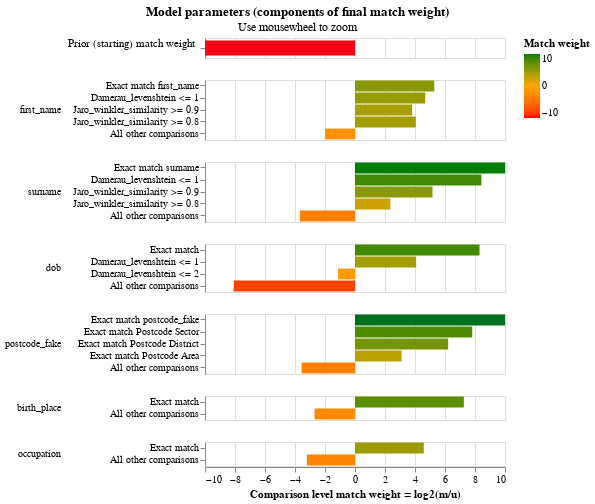

Source (notebook cell):
### Markdown cell above
The final match weights can be viewed in the match weights chart:

### Code cell
linker.match_weights_chart()

### Figure 1 — Vega-Lite specification as saved in the notebook (floating-point values rounded to 4 significant figures)
{"$schema": "https://vega.github.io/schema/vega-lite/v5.9.3.json", "config": {"header": {"title": null}, "mark": {"tooltip": null}, "title": {"anchor": "middle"}, "view": {"continuousHeight": 300, "continuousWidth": 300, "discreteHeight": 60, "discreteWidth": 400}}, "data": {"name": "data-0bad0b4f890972fc2e07be5bc0732c70"}, "datasets": {"data-0bad0b4f890972fc2e07be5bc0732c70": [{"bayes_factor": 0.0001358, "bayes_factor_description": "The probability that two random records drawn at random match is 0.000 or one in  7,362.3 records.This is equivalent to a starting match weight of -12.846.", "comparison_name": "probability_two_random_records_match", "comparison_sort_order": -1, "comparison_vector_value": 0, "has_tf_adjustments": false, "is_null_level": false, "label_for_charts": "", "log2_bayes_factor": -12.85, "m_probability": null, "m_probability_description": null, "max_comparison_vector_value": 0, "probability_two_random_records_match": 0.0001358, "sql_condition": null, "tf_adjustment_column": null, "tf_adjustment_weight": null, "u_probability": null, "u_probability_description": null}, {"bayes_factor": 39.02, "bayes_factor_description": "If comparison level is `exact match first_name` then comparison is 39.02 times more likely to be a match", "comparison_name": "first_name", "comparison_sort_order": 0, "comparison_vector_value": 4, "has_tf_adjustments": true, "is_null_level": false, "label_for_charts": "Exact match first_name", "log2_bayes_factor": 5.286, "m_probability": 0.5447, "m_probability_description": "Amongst matching record comparisons, 54.47% of records are in the exact match first_name comparison level", "max_comparison_vector_value": 4, "probability_two_random_records_match": 0.0001358, "sql_condition": "\"first_name_l\" = \"first_name_r\"", "tf_adjustment_column": "first_name", "tf_adjustment_weight": 1, "u_probability": 0.01396, "u_probability_description": "Amongst non-matching record comparisons, 1.40% of records are in the exact match first_name comparison level"}, {"bayes_factor": 25.68, "bayes_factor_description": "If comparison level is `damerau_levenshtein <= 1` then comparison is 25.68 times more likely to be a match", "comparison_name": "first_name", "comparison_sort_order": 0, "comparison_vector_value": 3, "has_tf_adjustments": false, "is_null_level": false, "label_for_charts": "Damerau_levenshtein <= 1", "log2_bayes_factor": 4.683, "m_probability": 0.08576, "m_probability_description": "Amongst matching record comparisons, 8.58% of records are in the damerau_levenshtein <= 1 comparison level", "max_comparison_vector_value": 4, "probability_two_random_records_match": 0.0001358, "sql_condition": "damerau_levenshtein(\"first_name_l\", \"first_name_r\") <= 1", "tf_adjustment_column": null, "tf_adjustment_weight": 1, "u_probability": 0.00334, "u_probability_description": "Amongst non-matching record comparisons, 0.33% of records are in the damerau_levenshtein <= 1 comparison level"}, {"bayes_factor": 14.05, "bayes_factor_description": "If comparison level is `jaro_winkler_similarity >= 0.9` then comparison is 14.05 times more likely to be a match", "comparison_name": "first_name", "comparison_sort_order": 0, "comparison_vector_value": 2, "has_tf_adjustments": false, "is_null_level": false, "label_for_charts": "Jaro_winkler_similarity >= 0.9", "log2_bayes_factor": 3.812, "m_probability": 0.03679, "m_probability_description": "Amongst matching record comparisons, 3.68% of records are in the jaro_winkler_similarity >= 0.9 comparison level", "max_comparison_vector_value": 4, "probability_two_random_records_match": 0.0001358, "sql_condition": "jaro_winkler_similarity(\"first_name_l\", \"first_name_r\") >= 0.9", "tf_adjustment_column": null, "tf_adjustment_weight": 1, "u_probability": 0.002619, "u_probability_description": "Amongst non-matching record comparisons, 0.26% of records are in the jaro_winkler_similarity >= 0.9 comparison level"}, {"bayes_factor": 16.59, "bayes_factor_description": "If comparison level is `jaro_winkler_similarity >= 0.8` then comparison is 16.59 times more likely to be a match", "comparison_name": "first_name", "comparison_sort_order": 0, "comparison_vector_value": 1, "has_tf_adjustments": false, "is_null_level": false, "label_for_charts": "Jaro_winkler_similarity >= 0.8", "log2_bayes_factor": 4.052, "m_probability": 0.08941, "m_probability_description": "Amongst matching record comparisons, 8.94% of records are in the jaro_winkler_similarity >= 0.8 comparison level", "max_comparison_vector_value": 4, "probability_two_random_records_match": 0.0001358, "sql_condition": "jaro_winkler_similarity(\"first_name_l\", \"first_name_r\") >= 0.8", "tf_adjustment_column": null, "tf_adjustment_weight": 1, "u_probability": 0.005391, "u_probability_description": "Amongst non-matching record comparisons, 0.54% of records are in the jaro_winkler_similarity >= 0.8 comparison level"}, {"bayes_factor": 0.2497, "bayes_factor_description": "If comparison level is `all other comparisons` then comparison is  4.00 times less likely to be a match", "comparison_name": "first_name", "comparison_sort_order": 0, "comparison_vector_value": 0, "has_tf_adjustments": false, "is_null_level": false, "label_for_charts": "All other comparisons", "log2_bayes_factor": -2.002, "m_probability": 0.2434, "m_probability_description": "Amongst matching record comparisons, 24.34% of records are in the all other comparisons comparison level", "max_comparison_vector_value": 4, "probability_two_random_records_match": 0.0001358, "sql_condition": "ELSE", "tf_adjustment_column": null, "tf_adjustment_weight": 1, "u_probability": 0.9747, "u_probability_description": "Amongst non-matching record comparisons, 97.47% of records are in the all other comparisons comparison level"}, {"bayes_factor": 1195.0, "bayes_factor_description": "If comparison level is `exact match surname` then comparison is 1,195.08 times more likely to be a match", "comparison_name": "surname", "comparison_sort_order": 1, "comparison_vector_value": 4, "has_tf_adjustments": true, "is_null_level": false, "label_for_charts": "Exact match surname", "log2_bayes_factor": 10.22, "m_probability": 0.7708, "m_probability_description": "Amongst matching record comparisons, 77.08% of records are in the exact match surname comparison level", "max_comparison_vector_value": 4, "probability_two_random_records_match": 0.0001358, "sql_condition": "\"surname_l\" = \"surname_r\"", "tf_adjustment_column": "surname", "tf_adjustment_weight": 1, "u_probability": 0.000645, "u_probability_description": "Amongst non-matching record comparisons, 0.06% of records are in the exact match surname comparison level"}, {"bayes_factor": 343.8, "bayes_factor_description": "If comparison level is `damerau_levenshtein <= 1` then comparison is 343.76 times more likely to be a match", "comparison_name": "surname", "comparison_sort_order": 1, "comparison_vector_value": 3, "has_tf_adjustments": false, "is_null_level": false, "label_for_charts": "Damerau_levenshtein <= 1", "log2_bayes_factor": 8.425, "m_probability": 0.1265, "m_probability_description": "Amongst matching record comparisons, 12.65% of records are in the damerau_levenshtein <= 1 comparison level", "max_comparison_vector_value": 4, "probability_two_random_records_match": 0.0001358, "sql_condition": "damerau_levenshtein(\"surname_l\", \"surname_r\") <= 1", "tf_adjustment_column": null, "tf_adjustment_weight": 1, "u_probability": 0.0003679, "u_probability_description": "Amongst non-matching record comparisons, 0.04% of records are in the damerau_levenshtein <= 1 comparison level"}, {"bayes_factor": 35.93, "bayes_factor_description": "If comparison level is `jaro_winkler_similarity >= 0.9` then comparison is 35.93 times more likely to be a match", "comparison_name": "surname", "comparison_sort_order": 1, "comparison_vector_value": 2, "has_tf_adjustments": false, "is_null_level": false, "label_for_charts": "Jaro_winkler_similarity >= 0.9", "log2_bayes_factor": 5.167, "m_probability": 0.01047, "m_probability_description": "Amongst matching record comparisons, 1.05% of records are in the jaro_winkler_similarity >= 0.9 comparison level", "max_comparison_vector_value": 4, "probability_two_random_records_match": 0.0001358, "sql_condition": "jaro_winkler_similarity(\"surname_l\", \"surname_r\") >= 0.9", "tf_adjustment_column": null, "tf_adjustment_weight": 1, "u_probability": 0.0002915, "u_probability_description": "Amongst non-matching record comparisons, 0.03% of records are in the jaro_winkler_similarity >= 0.9 comparison level"}, {"bayes_factor": 5.13, "bayes_factor_description": "If comparison level is `jaro_winkler_similarity >= 0.8` then comparison is 5.13 times more likely to be a match", "comparison_name": "surname", "comparison_sort_order": 1, "comparison_vector_value": 1, "has_tf_adjustments": false, "is_null_level": false, "label_for_charts": "Jaro_winkler_similarity >= 0.8", "log2_bayes_factor": 2.359, "m_probability": 0.01442, "m_probability_description": "Amongst matching record comparisons, 1.44% of records are in the jaro_winkler_similarity >= 0.8 comparison level", "max_comparison_vector_value": 4, "probability_two_random_records_match": 0.0001358, "sql_condition": "jaro_winkler_similarity(\"surname_l\", \"surname_r\") >= 0.8", "tf_adjustment_column": null, "tf_adjustment_weight": 1, "u_probability": 0.002811, "u_probability_description": "Amongst non-matching record comparisons, 0.28% of records are in the jaro_winkler_similarity >= 0.8 comparison level"}, {"bayes_factor": 0.07818, "bayes_factor_description": "If comparison level is `all other comparisons` then comparison is  12.79 times less likely to be a match", "comparison_name": "surname", "comparison_sort_order": 1, "comparison_vector_value": 0, "has_tf_adjustments": false, "is_null_level": false, "label_for_charts": "All other comparisons", "log2_bayes_factor": -3.677, "m_probability": 0.07785, "m_probability_description": "Amongst matching record comparisons, 7.79% of records are in the all other comparisons comparison level", "max_comparison_vector_value": 4, "probability_two_random_records_match": 0.0001358, "sql_condition": "ELSE", "tf_adjustment_column": null, "tf_adjustment_weight": 1, "u_probability": 0.9959, "u_probability_description": "Amongst non-matching record comparisons, 99.59% of records are in the all other comparisons comparison level"}, {"bayes_factor": 315.4, "bayes_factor_description": "If comparison level is `exact match` then comparison is 315.44 times more likely to be a match", "comparison_name": "dob", "comparison_sort_order": 2, "comparison_vector_value": 3, "has_tf_adjustments": true, "is_null_level": false, "label_for_charts": "Exact match", "log2_bayes_factor": 8.301, "m_probability": 0.6173, "m_probability_description": "Amongst matching record comparisons, 61.73% of records are in the exact match comparison level", "max_comparison_vector_value": 3, "probability_two_random_records_match": 0.0001358, "sql_condition": "\"dob_l\" = \"dob_r\"", "tf_adjustment_column": "dob", "tf_adjustment_weight": 1, "u_probability": 0.001957, "u_probability_description": "Amongst non-matching record comparisons, 0.20% of records are in the exact match comparison level"}, {"bayes_factor": 16.89, "bayes_factor_description": "If comparison level is `damerau_levenshtein <= 1` then comparison is 16.89 times more likely to be a match", "comparison_name": "dob", "comparison_sort_order": 2, "comparison_vector_value": 2, "has_tf_adjustments": false, "is_null_level": false, "label_for_charts": "Damerau_levenshtein <= 1", "log2_bayes_factor": 4.078, "m_probability": 0.3427, "m_probability_description": "Amongst matching record comparisons, 34.27% of records are in the damerau_levenshtein <= 1 comparison level", "max_comparison_vector_value": 3, "probability_two_random_records_match": 0.0001358, "sql_condition": "damerau_levenshtein(\"dob_l\", \"dob_r\") <= 1", "tf_adjustment_column": null, "tf_adjustment_weight": 1, "u_probability": 0.02029, "u_probability_description": "Amongst non-matching record comparisons, 2.03% of records are in the damerau_levenshtein <= 1 comparison level"}, {"bayes_factor": 0.4569, "bayes_factor_description": "If comparison level is `damerau_levenshtein <= 2` then comparison is  2.19 times less likely to be a match", "comparison_name": "dob", "comparison_sort_order": 2, "comparison_vector_value": 1, "has_tf_adjustments": false, "is_null_level": false, "label_for_charts": "Damerau_levenshtein <= 2", "log2_bayes_factor": -1.13, "m_probability": 0.03664, "m_probability_description": "Amongst matching record comparisons, 3.66% of records are in the damerau_levenshtein <= 2 comparison level", "max_comparison_vector_value": 3, "probability_two_random_records_match": 0.0001358, "sql_condition": "damerau_levenshtein(\"dob_l\", \"dob_r\") <= 2", "tf_adjustment_column": null, "tf_adjustment_weight": 1, "u_probability": 0.08019, "u_probability_description": "Amongst non-matching record comparisons, 8.02% of records are in the damerau_levenshtein <= 2 comparison level"}, {"bayes_factor": 0.003683, "bayes_factor_description": "If comparison level is `all other comparisons` then comparison is  271.54 times less likely to be a match", "comparison_name": "dob", "comparison_sort_order": 2, "comparison_vector_value": 0, "has_tf_adjustments": false, "is_null_level": false, "label_for_charts": "All other comparisons", "log2_bayes_factor": -8.085, "m_probability": 0.003305, "m_probability_description": "Amongst matching record comparisons, 0.33% of records are in the all other comparisons comparison level", "max_comparison_vector_value": 3, "probability_two_random_records_match": 0.0001358, "sql_condition": "ELSE", "tf_adjustment_column": null, "tf_adjustment_weight": 1, "u_probability": 0.8976, "u_probability_description": "Amongst non-matching record comparisons, 89.76% of records are in the all other comparisons comparison level"}, {"bayes_factor": 4469.0, "bayes_factor_description": "If comparison level is `exact match postcode_fake` then comparison is 4,468.68 times more likely to be a match", "comparison_name": "postcode_fake", "comparison_sort_order": 3, "comparison_vector_value": 4, "has_tf_adjustments": false, "is_null_level": false, "label_for_charts": "Exact match postcode_fake", "log2_bayes_factor": 12.13, "m_probability": 0.6809, "m_probability_description": "Amongst matching record comparisons, 68.09% of records are in the exact match postcode_fake comparison level", "max_comparison_vector_value": 4, "probability_two_random_records_match": 0.0001358, "sql_condition": "lower(\"postcode_fake_l\") = lower(\"postcode_fake_r\")", "tf_adjustment_column": null, "tf_adjustment_weight": 1, "u_probability": 0.0001524, "u_probability_description": "Amongst non-matching record comparisons, 0.02% of records are in the exact match postcode_fake comparison level"}, {"bayes_factor": 225.0, "bayes_factor_description": "If comparison level is `exact match postcode sector` then comparison is 224.99 times more likely to be a match", "comparison_name": "postcode_fake", "comparison_sort_order": 3, "comparison_vector_value": 3, "has_tf_adjustments": false, "is_null_level": false, "label_for_charts": "Exact match Postcode Sector", "log2_bayes_factor": 7.814, "m_probability": 0.0948, "m_probability_description": "Amongst matching record comparisons, 9.48% of records are in the exact match postcode sector comparison level", "max_comparison_vector_value": 4, "probability_two_random_records_match": 0.0001358, "sql_condition": "\n        regexp_extract(lower(\"postcode_fake_l\"), '^[A-Za-z]{1,2}[0-9][A-Za-z0-9]? [0-9]')\n     = \n        regexp_extract(lower(\"postcode_fake_r\"), '^[A-Za-z]{1,2}[0-9][A-Za-z0-9]? [0-9]')\n    ", "tf_adjustment_column": null, "tf_adjustment_weight": 1, "u_probability": 0.0004214, "u_probability_description": "Amongst non-matching record comparisons, 0.04% of records are in the exact match postcode sector comparison level"}, {"bayes_factor": 74.04, "bayes_factor_description": "If comparison level is `exact match postcode district` then comparison is 74.04 times more likely to be a match", "comparison_name": "postcode_fake", "comparison_sort_order": 3, "comparison_vector_value": 2, "has_tf_adjustments": false, "is_null_level": false, "label_for_charts": "Exact match Postcode District", "log2_bayes_factor": 6.21, "m_probability": 0.0424, "m_probability_description": "Amongst matching record comparisons, 4.24% of records are in the exact match postcode district comparison level", "max_comparison_vector_value": 4, "probability_two_random_records_match": 0.0001358, "sql_condition": "\n        regexp_extract(lower(\"postcode_fake_l\"), '^[A-Za-z]{1,2}[0-9][A-Za-z0-9]?')\n     = \n        regexp_extract(lower(\"postcode_fake_r\"), '^[A-Za-z]{1,2}[0-9][A-Za-z0-9]?')\n    ", "tf_adjustment_column": null, "tf_adjustment_weight": 1, "u_probability": 0.0005727, "u_probability_description": "Amongst non-matching record comparisons, 0.06% of records are in the exact match postcode district comparison level"}, {"bayes_factor": 8.607, "bayes_factor_description": "If comparison level is `exact match postcode area` then comparison is 8.61 times more likely to be a match", "comparison_name": "postcode_fake", "comparison_sort_order": 3, "comparison_vector_value": 1, "has_tf_adjustments": false, "is_null_level": false, "label_for_charts": "Exact match Postcode Area", "log2_bayes_factor": 3.106, "m_probability": 0.09803, "m_probability_description": "Amongst matching record comparisons, 9.80% of records are in the exact match postcode area comparison level", "max_comparison_vector_value": 4, "probability_two_random_records_match": 0.0001358, "sql_condition": "\n        regexp_extract(lower(\"postcode_fake_l\"), '^[A-Za-z]{1,2}')\n     = \n        regexp_extract(lower(\"postcode_fake_r\"), '^[A-Za-z]{1,2}')\n    ", "tf_adjustment_column": null, "tf_adjustment_weight": 1, "u_probability": 0.01139, "u_probability_description": "Amongst non-matching record comparisons, 1.14% of records are in the exact match postcode area comparison level"}, {"bayes_factor": 0.08493, "bayes_factor_description": "If comparison level is `all other comparisons` then comparison is  11.77 times less likely to be a match", "comparison_name": "postcode_fake", "comparison_sort_order": 3, "comparison_vector_value": 0, "has_tf_adjustments": false, "is_null_level": false, "label_for_charts": "All other comparisons", "log2_bayes_factor": -3.558, "m_probability": 0.08386, "m_probability_description": "Amongst matching record comparisons, 8.39% of records are in the all other comparisons comparison level", "max_comparison_vector_value": 4, "probability_two_random_records_match": 0.0001358, "sql_condition": "ELSE", "tf_adjustment_column": null, "tf_adjustment_weight": 1, "u_probability": 0.9875, "u_probability_description": "Amongst non-matching record comparisons, 98.75% of records are in the all other comparisons comparison level"}, {"bayes_factor": 152.9, "bayes_factor_description": "If comparison level is `exact match` then comparison is 152.93 times more likely to be a match", "comparison_name": "birth_place", "comparison_sort_order": 4, "comparison_vector_value": 1, "has_tf_adjustments": true, "is_null_level": false, "label_for_charts": "Exact match", "log2_bayes_factor": 7.257, "m_probability": 0.8465, "m_probability_description": "Amongst matching record comparisons, 84.65% of records are in the exact match comparison level", "max_comparison_vector_value": 1, "probability_two_random_records_match": 0.0001358, "sql_condition": "\"birth_place_l\" = \"birth_place_r\"", "tf_adjustment_column": "birth_place", "tf_adjustment_weight": 1, "u_probability": 0.005535, "u_probability_description": "Amongst non-matching record comparisons, 0.55% of records are in the exact match comparison level"}, {"bayes_factor": 0.1543, "bayes_factor_description": "If comparison level is `all other comparisons` then comparison is  6.48 times less likely to be a match", "comparison_name": "birth_place", "comparison_sort_order": 4, "comparison_vector_value": 0, "has_tf_adjustments": false, "is_null_level": false, "label_for_charts": "All other comparisons", "log2_bayes_factor": -2.696, "m_probability": 0.1535, "m_probability_description": "Amongst matching record comparisons, 15.35% of records are in the all other comparisons comparison level", "max_comparison_vector_value": 1, "probability_two_random_records_match": 0.0001358, "sql_condition": "ELSE", "tf_adjustment_column": null, "tf_adjustment_weight": 1, "u_probability": 0.9945, "u_probability_description": "Amongst non-matching record comparisons, 99.45% of records are in the all other comparisons comparison level"}, {"bayes_factor": 24.03, "bayes_factor_description": "If comparison level is `exact match` then comparison is 24.03 times more likely to be a match", "comparison_name": "occupation", "comparison_sort_order": 5, "comparison_vector_value": 1, "has_tf_adjustments": true, "is_null_level": false, "label_for_charts": "Exact match", "log2_bayes_factor": 4.587, "m_probability": 0.8956, "m_probability_description": "Amongst matching record comparisons, 89.56% of records are in the exact match comparison level", "max_comparison_vector_value": 1, "probability_two_random_records_match": 0.0001358, "sql_condition": "\"occupation_l\" = \"occupation_r\"", "tf_adjustment_column": "occupation", "tf_adjustment_weight": 1, "u_probability": 0.03728, "u_probability_description": "Amongst non-matching record comparisons, 3.73% of records are in the exact match comparison level"}, {"bayes_factor": 0.1084, "bayes_factor_description": "If comparison level is `all other comparisons` then comparison is  9.23 times less likely to be a match", "comparison_name": "occupation", "comparison_sort_order": 5, "comparison_vector_value": 0, "has_tf_adjustments": false, "is_null_level": false, "label_for_charts": "All other comparisons", "log2_bayes_factor": -3.206, "m_probability": 0.1044, "m_probability_description": "Amongst matching record comparisons, 10.44% of records are in the all other comparisons comparison level", "max_comparison_vector_value": 1, "probability_two_random_records_match": 0.0001358, "sql_condition": "ELSE", "tf_adjustment_column": null, "tf_adjustment_weight": 1, "u_probability": 0.9627, "u_probability_description": "Amongst non-matching record comparisons, 96.27% of records are in the all other comparisons comparison level"}]}, "params": [{"bind": "scales", "name": "mouse_zoom", "select": {"encodings": ["x"], "type": "interval"}, "views": []}], "resolve": {"axis": {"y": "independent"}, "scale": {"y": "independent"}}, "title": {"subtitle": "Use mousewheel to zoom", "text": "Model parameters (components of final match weight)"}, "vconcat": [{"encoding": {"color": {"field": "log2_bayes_factor", "scale": {"domain": [-10, 0, 10], "range": ["red", "orange", "green"]}, "title": "Match weight", "type": "quantitative"}, "tooltip": [{"field": "comparison_name", "title": "Comparison name", "type": "nominal"}, {"field": "probability_two_random_records_match", "format": ".4f", "title": "Probability two random records match", "type": "nominal"}, {"field": "log2_bayes_factor", "format": ",.4f", "title": "Equivalent match weight", "type": "quantitative"}, {"field": "bayes_factor_description", "title": "Match weight description", "type": "nominal"}], "x": {"axis": {"domain": false, "labels": false, "ticks": false, "title": ""}, "field": "log2_bayes_factor", "scale": {"domain": [-10, 10]}, "type": "quantitative"}, "y": {"axis": {"title": "Prior (starting) match weight", "titleAlign": "right", "titleAngle": 0, "titleFontWeight": "normal"}, "field": "label_for_charts", "sort": {"field": "comparison_vector_value", "order": "descending"}, "type": "nominal"}}, "height": 20, "mark": {"clip": true, "height": 15, "type": "bar"}, "transform": [{"filter": "(datum.comparison_name == 'probability_two_random_records_match')"}]}, {"encoding": {"color": {"field": "log2_bayes_factor", "scale": {"domain": [-10, 0, 10], "range": ["red", "orange", "green"]}, "title": "Match weight", "type": "quantitative"}, "row": {"field": "comparison_name", "header": {"labelAlign": "left", "labelAnchor": "middle", "labelAngle": 0}, "sort": {"field": "comparison_sort_order"}, "type": "nominal"}, "tooltip": [{"field": "comparison_name", "title": "Comparison name", "type": "nominal"}, {"field": "label_for_charts", "title": "Label", "type": "ordinal"}, {"field": "sql_condition", "title": "SQL condition", "type": "nominal"}, {"field": "m_probability", "format": ".4f", "title": "M probability", "type": "quantitative"}, {"field": "u_probability", "format": ".4f", "title": "U probability", "type": "quantitative"}, {"field": "bayes_factor", "format": ",.4f", "title": "Bayes factor = m/u", "type": "quantitative"}, {"field": "log2_bayes_factor", "format": ",.4f", "title": "Match weight = log2(m/u)", "type": "quantitative"}, {"field": "bayes_factor_description", "title": "Match weight description", "type": "nominal"}], "x": {"axis": {"title": "Comparison level match weight = log2(m/u)"}, "field": "log2_bayes_factor", "scale": {"domain": [-10, 10]}, "type": "quantitative"}, "y": {"axis": {"title": null}, "field": "label_for_charts", "sort": {"field": "comparison_vector_value", "order": "descending"}, "type": "nominal"}}, "height": {"step": 12}, "mark": {"clip": true, "type": "bar"}, "resolve": {"axis": {"y": "independent"}, "scale": {"y": "independent"}}, "transform": [{"filter": "(datum.comparison_name != 'probability_two_random_records_match')"}]}]}
